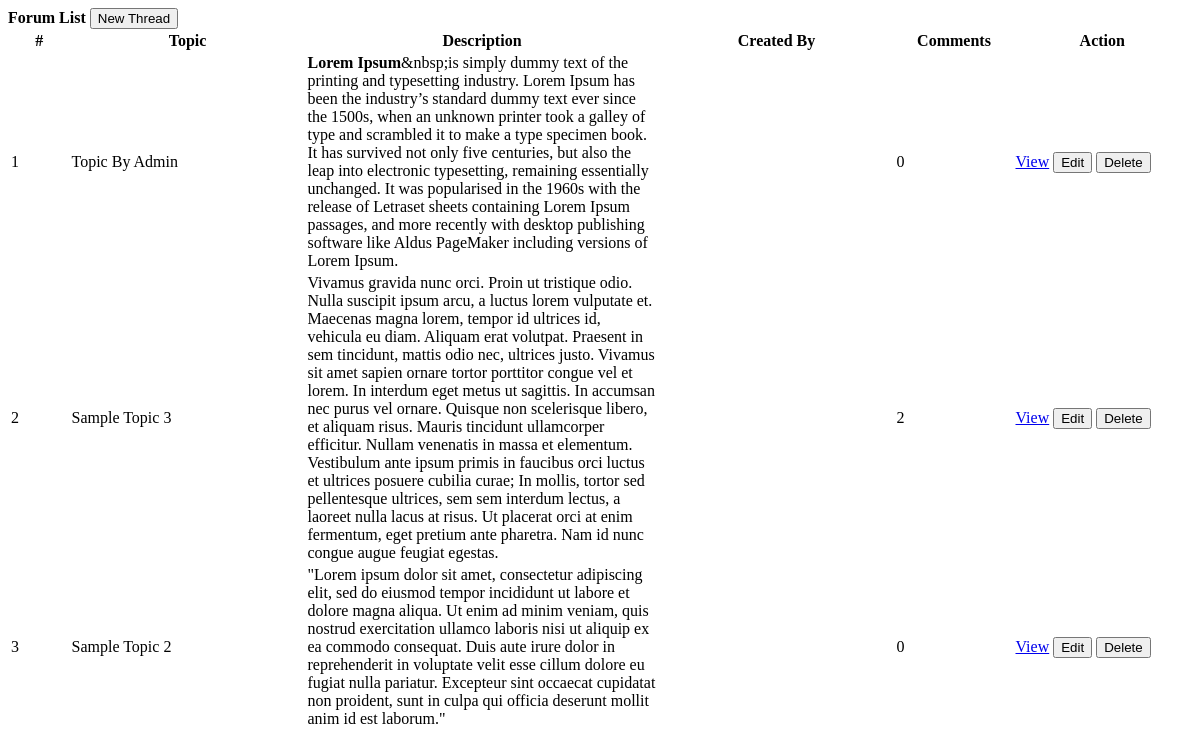
The page /admin/forums.php on the database as committed earlier.
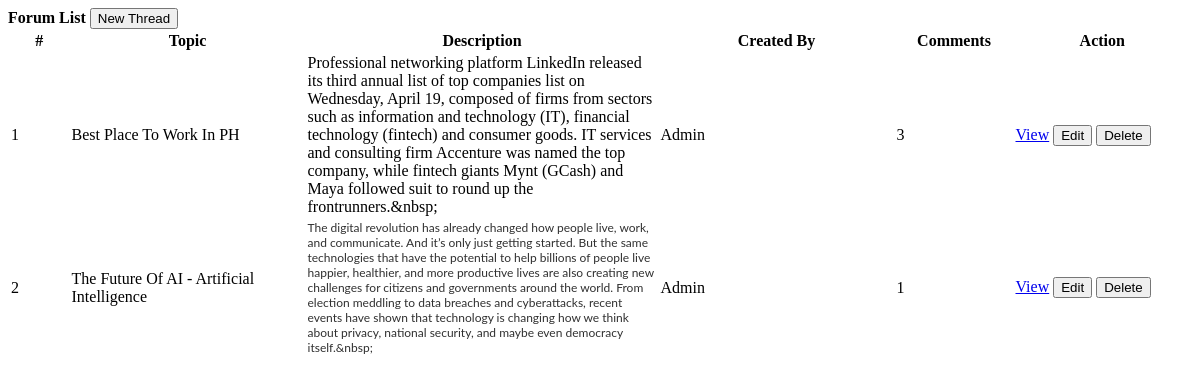
The same page on the database as committed later.
### tables this page shows
CREATE TABLE `forum_topics` (
  `id` int(30) NOT NULL,
  `user_id` int(30) NOT NULL,
  `title` varchar(250) NOT NULL,
  `description` text NOT NULL,
  `date_created` datetime NOT NULL DEFAULT current_timestamp()
);

CREATE TABLE `users` (
  `id` int(30) NOT NULL,
  `first_name` varchar(200) NOT NULL,
  `middle_name` varchar(200) DEFAULT NULL,
  `last_name` varchar(200) NOT NULL,
  `username` varchar(200) NOT NULL,
  `password` text NOT NULL,
  `type` enum('ADMIN','OFFICER','ALUMNI','') NOT NULL DEFAULT 'ALUMNI',
  `status` enum('ACTIVE','INACTIVE') NOT NULL DEFAULT 'ACTIVE'
);

### admin/forums.php (the view, shortened to what this page needs)
<?php include('db_connect.php'); ?>
<div class="container-fluid">
    <div class="col-lg-12">
        <div class="row">
            <div class="col-md-12">
                <div class="card">
                    <div class="card-header">
                        <b>Forum List</b>
                        <span class="">
							<button class="btn btn-primary btn-block btn-sm col-sm-2 float-right" type="button"
                                    id="new_forum">
					<i class="fa fa-plus"></i> New Thread</button>
				</span>
                    </div>
                    <div class="card-body">
                        <table class="table table-bordered table-condensed table-hover">
                            <colgroup>
                                <col width="5%">
                                <col width="20%">
                                <col width="30%">
                                <col width="20%">
                                <col width="10%">
                                <col width="15%">
                            </colgroup>
                            <thead>
                            <tr>
                                <th class="text-center">#</th>
                                <th class="">Topic</th>
                                <th class="">Description</th>
                                <th class="">Created By</th>
                                <th class="">Comments</th>
                                <th class="text-center">Action</th>
                            </tr>
                            </thead>
                            <tbody>
                            <?php
                            $i = 1;
                            $Forum = $conn->query("SELECT f.*,u.first_name, u.last_name from forum_topics f inner join users u on u.id = f.user_id order by f.id desc");
                            while ($row = $Forum->fetch_assoc()):
                                $trans = get_html_translation_table(HTML_ENTITIES, ENT_QUOTES);
                                unset($trans["\""], $trans["<"], $trans[">"], $trans["<h2"]);
                                $desc = strtr(html_entity_decode($row['description']), $trans);
                                $desc = str_replace(["<li>", "</li>"], ["", ","], $desc);
                                $count_comments = $conn->query("SELECT * FROM forum_comments where topic_id = ".$row['id'])->num_rows;
                                ?>
                                <tr>
                                    <td class="text-center"><?php echo $i++ ?></td>
                                    <td class="">
                                        <p><?php echo ucwords($row['title']) ?></p>
                                    </td>
                                    <td class="">
                                        <p class="truncate"><?php echo $desc ?></p>
                                    </td>
                                    <td class="">
                                        <p><?php echo ucwords($row['first_name'])." ".ucwords($row['last_name']) ?></p>
                                    </td>
                                    <td class="text-right">
                                        <p><?php echo number_format($count_comments) ?></p>
                                    </td>
                                    <td class="text-center">
                                        <a class="btn btn-sm btn-outline-primary view_forum"
                                           href="../index.php?page=view_forum&id=<?php echo $row['id'] ?>"
                                           target="_blank" data-id="<?php echo $row['id'] ?>">View</a>
                                        <button class="btn btn-sm btn-outline-primary edit_forum" type="button"
                                                data-id="<?php echo $row['id'] ?>">Edit
                                        </button>
                                        <button class="btn btn-sm btn-outline-danger delete_forum" type="button"
                                                data-id="<?php echo $row['id'] ?>">Delete
                                        </button>
                                    </td>
                                </tr>
                            <?php endwhile; ?>
                            </tbody>
                        </table>
                    </div>
                </div>
            </div>
        </div>
    </div>
</div>

### admin/forums.php (style rules this page uses)
td { vertical-align: middle !important; }
td p { margin: unset }

Rows that differ between the two databases and show on the page:
removed forum_topics: title "Topic By Admin", description "Lorem Ipsum &nbsp;is simply dummy text of the printing and typesetting industry. Lorem Ipsum has been the industry’s standard dummy text ever since the 1500s, when an unknown printer took a galley of type and scrambled it to make a type specimen book. It has survived not only five centuries, but also the leap into electronic typesetting, remaining essentially unchanged. It was popularised in the 1960s with the release of Letraset sheets containing Lorem Ipsum passages, and more recently with desktop publishing software like Aldus PageMaker including versions of Lorem Ipsum.", count_comments "0"
removed forum_topics: title "Sample Topic 3", description "Vivamus gravida nunc orci. Proin ut tristique odio. Nulla suscipit ipsum arcu, a luctus lorem vulputate et. Maecenas magna lorem, tempor id ultrices id, vehicula eu diam. Aliquam erat volutpat. Praesent in sem tincidunt, mattis odio nec, ultrices justo. Vivamus sit amet sapien ornare tortor porttitor congue vel et lorem. In interdum eget metus ut sagittis. In accumsan nec purus vel ornare. Quisque non scelerisque libero, et aliquam risus. Mauris tincidunt ullamcorper efficitur. Nullam venenatis in massa et elementum. Vestibulum ante ipsum primis in faucibus orci luctus et ultrices posuere cubilia curae; In mollis, tortor sed pellentesque ultrices, sem sem interdum lectus, a laoreet nulla…", count_comments "2"
removed forum_topics: title "Sample Topic 2", description "\"Lorem ipsum dolor sit amet, consectetur adipiscing elit, sed do eiusmod tempor incididunt ut labore et dolore magna aliqua. Ut enim ad minim veniam, quis nostrud exercitation ullamco laboris nisi ut aliquip ex ea commodo consequat. Duis aute irure dolor in reprehenderit in voluptate velit esse cillum dolore eu fugiat nulla pariatur. Excepteur sint occaecat cupidatat non proident, sunt in culpa qui officia deserunt mollit anim id est laborum.\"", count_comments "0"
added forum_topics: title "Best Place To Work In PH", description "Professional networking platform LinkedIn released its third annual list of top companies list on Wednesday, April 19, composed of firms from sectors such as information and technology (IT), financial technology (fintech) and consumer goods. IT services and consulting firm Accenture was named the top company, while fintech giants Mynt (GCash) and Maya followed suit to round up the frontrunners.&nbsp;", user.first_name "Admin", count_comments "3"
added forum_topics: title "The Future Of AI - Artificial Intelligence", description "The digital revolution has already changed how people live, work, and communicate. And it’s only just getting started. But the same technologies that have the potential to help billions of people live happier, healthier, and more productive lives are also creating new challenges for citizens and governments around the world. From election meddling to data breaches and cyberattacks, recent events have shown that technology is changing how we think about privacy, national security, and maybe even democracy itself.&nbsp;", user.first_name "Admin", count_comments "1"
